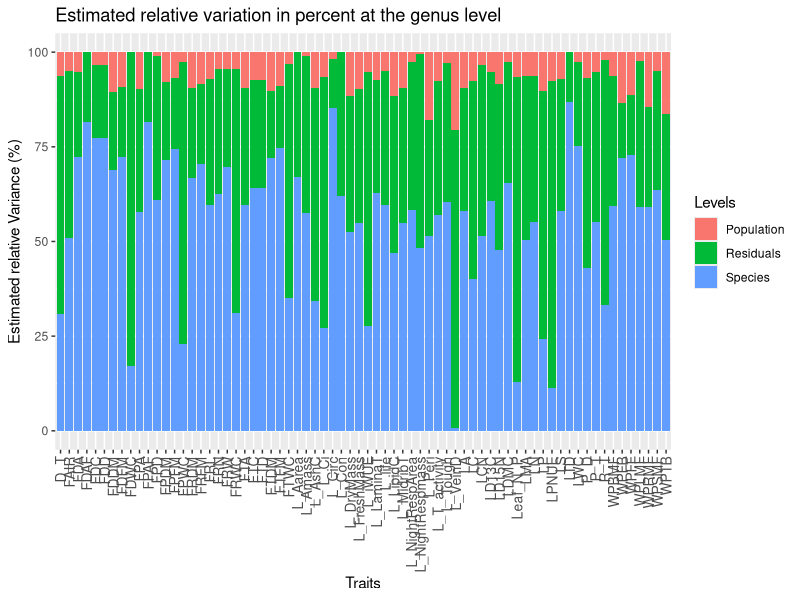

The R source for this figure: (Note: this script raises an error after producing the figure.)

rm(list = ls())

options(scipen=999)

packages <- list("tidyverse","ggplot2","here","lme4","svglite")


lapply(packages, require,character.only=T)

Sunflower_train <- read_csv(here("Datasets and Tables","Sunflower_train.csv"))

### converting the population and the species column to factor 

Sunflower_train <- Sunflower_train %>%
                   mutate_if(is.character,as.factor)



### Isolating the Species and the Population columns as separte vectors

Species <- Sunflower_train$Species

Pop <- Sunflower_train$Pop




#### A function to fit a mixed model on the entire dataset and
###  calculate the variance partitioning scores 

mixed_model <- function(x){
  model <- lmer(x~(1|Species/Pop))
  vc <- data.frame(VarCorr(model))
  variance <- vc %>% select(grp,vcov)
  Total_variance <- sum(variance$vcov)
  Population <- (variance[1,2]/Total_variance) * 100
  Species <- (variance[2,2]/Total_variance) * 100
  Residual <- (variance[3,2]/Total_variance) * 100
  results <- rbind(Population,Species,Residual)
  results <- data.frame(Variance = results)
  return(results)
}

##### Applying this function on the whole dataset 
### the result returns a list 

Variance_Species_pop <- Sunflower_train[,-c(1:3)] %>% 
                        map(mixed_model)

### converting this list into a dataframe

Variance_Species_pop <- data.frame(Variances = 
                                   do.call(rbind,Variance_Species_pop))
                       

#### extracting all the trait names in this dataset ##
## and repeating each name 3 times ##

Traits <- rep(colnames(Sunflower_train[-c(1:3)]),each=3)

### These are the groups for which the variances were computed ###

Levels <- rep(c("Population","Species","Residuals"),times=70)

### Putting the variance values, trait names and levels in one dataframe ## 

Variance_table_1 <- data.frame(Variance = Variance_Species_pop$Variance,
                               Traits = Traits,
                               Levels = Levels)

### Making a plot to view the variance partitioning ###

ggplot(Variance_table_1, aes(fill=Levels, y=Variance, x=Traits)) + 
  geom_bar(position='stack', stat='identity') +
  labs(x = "Traits", y = "Estimated relative Variance (%)") +
  ggtitle("Estimated relative variation in percent at the genus level") +
  theme(axis.text.x = element_text(size = 10,angle = 90,vjust = 0.5,hjust = 1)) 
  
 

here("Figures")

ggsave("C:/Users/samba/Documents/Chapter_1_Analysis/Figures/Figure S2.svg",
       dpi=300)



Variance_table_1 <- Variance_table_1 %>% pivot_wider(names_from = Levels,
                                                     values_from = Variance)



## Arranging the Species variance values in a descending order ##

Variance_table_1 <- Variance_table_1 %>% arrange(desc(Species))


here("Dataset and Tables")

### exporting the dataframe containing the variance partitioning values at the genus level

write.csv(Variance_table_1,
          "C:/Users/samba/Documents/Chapter_1_Analysis/Datasets and Tables/Variance_partitioning_Genus.csv",
          row.names = FALSE)




#################### 
####### Exploring variance partitioning values at the clade level ###
###############

### PERENNIAL #### 

###### Perennial Species Names ##### 

Perennials <- c("H_salicifolius","H_maximiliani","H_giganteus",
                "H_verticillatus","H_grosseserratus","H_divaricatus",
                "H_microcephalus","H_cusickii")


##### Subset the dataframe to only contain the perennial species ## 

Perennial_Sunflowers <- Sunflower_train %>% filter(Species %in% Perennials)

##### 

### Isolating the Species and the Population columns as separate vectors ##
## This must be done before applying the function ###

Species <- Perennial_Sunflowers$Species

Pop <- Perennial_Sunflowers$Pop

#### Calculate Variance partitioning ###

Variance_Species_pop_Perennials <- Perennial_Sunflowers[,-c(1:3)] %>% 
                        map(mixed_model)

### converting this list into a dataframe

Variance_Species_pop_Perennials <- data.frame(Variances = 
                                     do.call(rbind,
                                             Variance_Species_pop_Perennials))


#### extracting all the trait names in this dataset ##
## and repeating each name 3 times ## Same as Genus level 


Traits <- rep(colnames(Sunflower_train[-c(1:3)]),each=3)

### These are the groups for which the variances were computed ###

Levels <- rep(c("Population","Species","Residuals"),times=70)

### Putting the variance values, trait names and levels in one dataframe ## 

Variance_table_2 <- data.frame(Variance = Variance_Species_pop_Perennials$Variance,
                               Traits = Traits,
                               Levels = Levels)

### Making a plot to view the variance partitioning ###

ggplot(Variance_table_2, aes(fill=Levels, y=Variance, x=Traits)) + 
  geom_bar(position='stack', stat='identity') +
  labs(x = "Traits", y = "Estimated relative Variance (%)") +
  ggtitle("Estimated relative variation in percent at the Perennial level") +
  theme(axis.text.x = element_text(size = 10,angle = 90,vjust = 0.5,hjust = 1)) 



here("Figures")

ggsave("C:/Users/samba/Documents/Chapter_1_Analysis/Figures/Figure S3.svg",
       dpi=300)



Variance_table_2 <- Variance_table_2 %>% pivot_wider(names_from = Levels,
                                                     values_from = Variance)



## Arranging the Species variance values in a descending order ##

Variance_table_2 <- Variance_table_2 %>% arrange(desc(Species))


here("Dataset and Tables")

### exporting the dataframe containing the variance partitioning values at the genus level

write.csv(Variance_table_2,
          "C:/Users/samba/Documents/Chapter_1_Analysis/Datasets and Tables/Variance_partitioning_perennial.csv",
          row.names = FALSE)




#### ANNUAL ####

### Annual species names  ###


###### FILTER OUT BY ANNUAL SPECIES ##### 

Annuals <- c("H_praeco_ssp_runyonii","H_debili_ssp_tardiflorus",
             "H_neglectus","H_petiolari_ssp_petiolaris",
             "H_niveu_ssp_tephrodes","H_annuus","H_argophyllus")



##### keeping only the annuals  ### 
Annual_Sunflowers <- Sunflower_train %>% filter(Species %in% Annuals)


### Isolating the Species and the Population columns as separate vectors ##
## This must be done before applying the function ###

Species <- Annual_Sunflowers$Species

Pop <- Annual_Sunflowers$Pop

#### Calculate Variance partitioning ###

Variance_Species_pop_Annuals <- Annual_Sunflowers[,-c(1:3)] %>% 
                                map(mixed_model)

### converting this list into a dataframe

Variance_Species_pop_Annuuals <- data.frame(Variances = 
                                                do.call(rbind,
                                                        Variance_Species_pop_Annuals))


#### extracting all the trait names in this dataset ##
## and repeating each name 3 times ## Same as Genus level 

Traits <- rep(colnames(Sunflower_train[-c(1:3)]),each=3)

### These are the groups for which the variances were computed ###

Levels <- rep(c("Population","Species","Residuals"),times=70)

### Putting the variance values, trait names and levels in one dataframe ## 

Variance_table_3 <- data.frame(Variance = Variance_Species_pop_Annuuals$Variance,
                               Traits = Traits,
                               Levels = Levels)

### Making a plot to view the variance partitioning ###

ggplot(Variance_table_3, aes(fill=Levels, y=Variance, x=Traits)) + 
  geom_bar(position='stack', stat='identity') +
  labs(x = "Traits", y = "Estimated relative Variance (%)") +
  ggtitle("Estimated relative variation in percent at the Annual level") +
  theme(axis.text.x = element_text(size = 10,angle = 90,vjust = 0.5,hjust = 1)) 



here("Figures")

ggsave("C:/Users/samba/Documents/Chapter_1_Analysis/Figures/Figure S4.svg",
       dpi=300)



Variance_table_3 <- Variance_table_3 %>% pivot_wider(names_from = Levels,
                                                     values_from = Variance)



## Arranging the Species variance values in a descending order ##

Variance_table_3 <- Variance_table_3 %>% arrange(desc(Species))


here("Dataset and Tables")

### exporting the dataframe containing the variance partitioning values at the genus level

write.csv(Variance_table_3,
          "C:/Users/samba/Documents/Chapter_1_Analysis/Datasets and Tables/Variance_partitioning_Annual.csv",
          row.names = FALSE)




####### SOUTHEASTERN PERENNIAL ###

### Southeastern perennial species names ### 

Southeastern_perennials <- c("H_carnosus","H_atrorubens","H_radula",
                             "H_silphioides","H_floridanus","H_heterophyllus",
                             "H_longifolius","H_angustifolius")


##### keeping only the Southeastern perennials  ### 
Southeastern_perennial_sunflowers <- Sunflower_train %>% 
                                     filter(Species %in% 
                                              Southeastern_perennials)


### Isolating the Species and the Population columns as separate vectors ##
## This must be done before applying the function ###

Species <- Southeastern_perennial_sunflowers$Species

Pop <- Southeastern_perennial_sunflowers$Pop

#### Calculate Variance partitioning ###

Variance_Species_pop_southeastern_perennials <- Southeastern_perennial_sunflowers[,-c(1:3)] %>% 
                                                map(mixed_model)

### converting this list into a dataframe

Variance_Species_pop_southeastern_perennials <- data.frame(Variances = 
                                              do.call(rbind,
                                                      Variance_Species_pop_southeastern_perennials))


#### extracting all the trait names in this dataset ##
## and repeating each name 3 times ## Same as Genus level 

Traits <- rep(colnames(Sunflower_train[-c(1:3)]),each=3)

### These are the groups for which the variances were computed ###

Levels <- rep(c("Population","Species","Residuals"),times=70)

### Putting the variance values, trait names and levels in one dataframe ## 

Variance_table_4 <- data.frame(Variance = Variance_Species_pop_southeastern_perennials$Variance,
                               Traits = Traits,
                               Levels = Levels)

### Making a plot to view the variance partitioning ###

ggplot(Variance_table_4, aes(fill=Levels, y=Variance, x=Traits)) + 
  geom_bar(position='stack', stat='identity') +
  labs(x = "Traits", y = "Estimated relative Variance (%)") +
  ggtitle("Estimated relative variation in percent at the southeastern perennial level") +
  theme(axis.text.x = element_text(size = 10,angle = 90,vjust = 0.5,hjust = 1)) 



here("Figures")

ggsave("C:/Users/samba/Documents/Chapter_1_Analysis/Figures/Figure S5.svg",
       dpi=300)



Variance_table_4 <- Variance_table_4 %>% pivot_wider(names_from = Levels,
                                                     values_from = Variance)



## Arranging the Species variance values in a descending order ##

Variance_table_4 <- Variance_table_4 %>% arrange(desc(Species))


here("Dataset and Tables")

### exporting the dataframe containing the variance partitioning values at the genus level

write.csv(Variance_table_4,
          "C:/Users/samba/Documents/Chapter_1_Analysis/Datasets and Tables/Variance_partitioning_southeastern_perennials.csv",
          row.names = FALSE)





